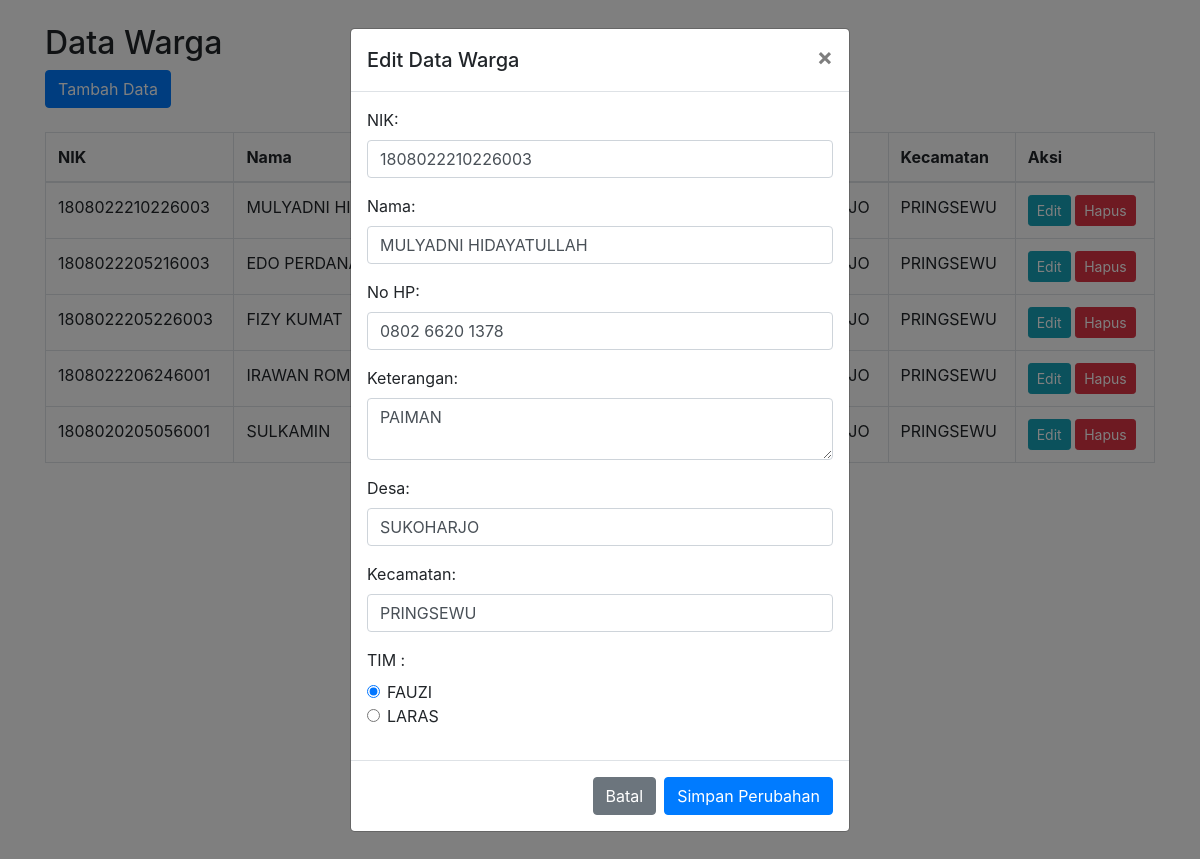
The page /data.php?edit_id=1 on the database its author committed.
### tables this page shows
CREATE TABLE `data_warga` (
  `id` int(11) NOT NULL,
  `nik` varchar(20) NOT NULL,
  `nama` varchar(100) NOT NULL,
  `keterangan` text NOT NULL,
  `no_hp` varchar(100) NOT NULL,
  `desa` varchar(50) NOT NULL,
  `kecamatan` varchar(50) NOT NULL,
  `tim` varchar(100) NOT NULL
);

### data.php (the view, shortened to what this page needs)
<!DOCTYPE html>
<html lang="en">
<head>
    <link href="css/bootstrap.min.css" rel="stylesheet">
</head>
<body>
<div class="container">
    <h2 class="mt-4">Data Warga</h2>
    <?php
    include 'koneksi.php';
    if (isset($_GET['edit_id'])) {
        $edit_id = $_GET['edit_id'];
        $query = "SELECT * FROM data_warga WHERE id = ?";
        $stmt = mysqli_prepare($conn, $query);
        mysqli_stmt_bind_param($stmt, "i", $edit_id);
        mysqli_stmt_execute($stmt);
        $result = mysqli_stmt_get_result($stmt);
        $data = mysqli_fetch_assoc($result);
    }
    $limit = 50;
    $page = isset($_GET['page']) ? (int)$_GET['page'] : 1;
    $offset = ($page - 1) * $limit;
    $result_count = mysqli_query($conn, "SELECT COUNT(*) as total FROM data_warga");
    $total_data = mysqli_fetch_assoc($result_count)['total'];
    $total_pages = ceil($total_data / $limit);
    $query = "SELECT * FROM data_warga LIMIT ? OFFSET ?";
    $stmt = mysqli_prepare($conn, $query);
    mysqli_stmt_bind_param($stmt, "ii", $limit, $offset);
    mysqli_stmt_execute($stmt);
    $result = mysqli_stmt_get_result($stmt);
    ?>
    <button type="button" class="btn btn-primary mb-4" data-toggle="modal" data-target="#inputModal">
        Tambah Data
    </button>
    <table class="table table-bordered">
        <thead>
            <tr>
                <th>NIK</th>
                <th>Nama</th>
                <th>No HP</th>
                <th>Keterangan</th>
                <th>Desa</th>
                <th>Kecamatan</th>
                <th>Aksi</th>
            </tr>
        </thead>
        <tbody>
            <?php
            while ($row = mysqli_fetch_assoc($result)) {
                echo "<tr>
                    <td>{$row['nik']}</td>
                    <td>{$row['nama']}</td>
                    <td>{$row['no_hp']}</td>
                    <td>{$row['keterangan']}</td>
                    <td>{$row['desa']}</td>
                    <td>{$row['kecamatan']}</td>
                    <td>
                        <a href='?edit_id={$row['id']}' class='btn btn-info btn-sm'>Edit</a>
                        <a href='prosesdata.php?action=delete&id={$row['id']}' class='btn btn-danger btn-sm' onclick='return confirm(\"Apakah Anda yakin ingin menghapus data ini?\")'>Hapus</a>
                    </td>
                </tr>";
            }
            ?>
        </tbody>
    </table>
    <nav>
        <ul class="pagination justify-content-center">
            <?php for ($i = 1; $i <= $total_pages; $i++): ?>
                <li class="page-item <?= ($i === $page) ? 'active' : '' ?>">
                    <a class="page-link" href="?page=<?= $i ?>"><?= $i ?></a>
                </li>
            <?php endfor; ?>
        </ul>
    </nav>
    <?php if (isset($data)): ?>
    <div class="modal fade" id="editModal" tabindex="-1" role="dialog" aria-labelledby="editModalLabel" aria-hidden="true">
        <div class="modal-dialog" role="document">
            <div class="modal-content">
                <form action="prosesdata.php" method="POST">
                    <div class="modal-header">
                        <h5 class="modal-title" id="editModalLabel">Edit Data Warga</h5>
                        <button type="button" class="close" data-dismiss="modal" aria-label="Close">
                            <span aria-hidden="true">&times;</span>
                        </button>
                    </div>
                    <div class="modal-body">
                        <div class="form-group">
                            <label>NIK:</label>
                            <input type="text" class="form-control" name="nik" style="text-transform: uppercase;" value="<?php echo $data['nik']; ?>" required>
                        </div>
                        <div class="form-group">
                            <label>Nama:</label>
                            <input type="text" class="form-control" name="nama" style="text-transform: uppercase;" value="<?php echo $data['nama']; ?>" required>
                        </div>
                        <div class="form-group">
                            <label>No HP:</label>
                            <input type="text" class="form-control" name="no_hp" style="text-transform: uppercase;" value="<?php echo $data['no_hp']; ?>" required>
                        </div>
                        <div class="form-group">
                            <label>Keterangan:</label>
                            <textarea class="form-control" name="keterangan" style="text-transform: uppercase;" required><?php echo $data['keterangan']; ?></textarea>
                        </div>
                        <div class="form-group">
                            <label>Desa:</label>
                            <input type="text" class="form-control" name="desa" style="text-transform: uppercase;" value="<?php echo $data['desa']; ?>" required>
                        </div>
                        <div class="form-group">
                            <label>Kecamatan:</label>
                            <input type="text" class="form-control" name="kecamatan" style="text-transform: uppercase;" value="<?php echo $data['kecamatan']; ?>" required>
                        </div>
                        <div class="form-group">
        <label>TIM :</label>
        <div class="form-check">
            <input class="form-check-input" type="radio" name="tim" value="FAUZI" id="radioFauzi"
                <?php echo ($data['tim'] === 'FAUZI') ? 'checked' : ''; ?> required>
            <label class="form-check-label" for="radioFauzi">FAUZI</label>
        </div>
        <div class="form-check">
            <input class="form-check-input" type="radio" name="tim" value="LARAS" id="radioLaras"
                <?php echo ($data['tim'] === 'LARAS') ? 'checked' : ''; ?> required>
            <label class="form-check-label" for="radioLaras">LARAS</label>
        </div>
    </div>
                    </div>
                    <div class="modal-footer">
                        <button type="button" class="btn btn-secondary" data-dismiss="modal">Batal</button>
                        <button type="submit" class="btn btn-primary">Simpan Perubahan</button>
                    </div>
                </form>
            </div>
        </div>
    </div>
    <?php endif; ?>
</div>
</body>
</html>

### rows shown on the page
data_warga: nik "1808022210226003", nama "MULYADNI…", kecamatan "PRINGSEWU", nama "MULYADNI HIDAYATULLAH", no_hp "0802 6620 1378", keterangan "PAIMAN", desa "SUKOHARJO", tim "☑"
data_warga: nik "1808022205216003", nama "EDO PERDANA", kecamatan "PRINGSEWU"
data_warga: nik "1808022205226003", nama "FIZY KUMAT", kecamatan "PRINGSEWU"
data_warga: nik "1808022206246001", nama "IRAWAN ROMANSYAH", kecamatan "PRINGSEWU"
data_warga: nik "1808020205056001", nama "SULKAMIN", kecamatan "PRINGSEWU"
